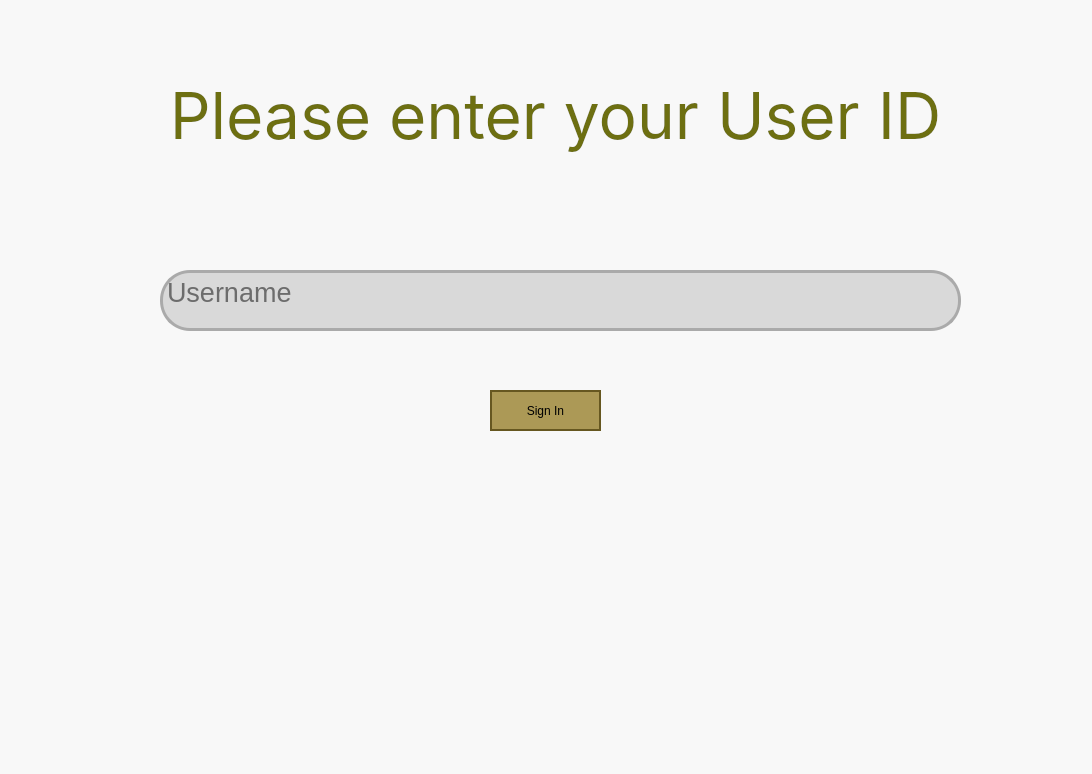
<?xml version="1.0" encoding="UTF-8"?>
<ui version="4.0">
 <class>MainWindow</class>
 <widget class="QMainWindow" name="MainWindow">
  <property name="geometry">
   <rect>
    <x>0</x>
    <y>0</y>
    <width>1092</width>
    <height>774</height>
   </rect>
  </property>
  <property name="windowTitle">
   <string>MainWindow</string>
  </property>
  <property name="autoFillBackground">
   <bool>false</bool>
  </property>
  <property name="styleSheet">
   <string notr="true">background: #F8F8F8; </string>
  </property>
  <widget class="QWidget" name="centralwidget">
   <widget class="QPushButton" name="pushButton">
    <property name="geometry">
     <rect>
      <x>490</x>
      <y>390</y>
      <width>111</width>
      <height>41</height>
     </rect>
    </property>
    <property name="styleSheet">
     <string notr="true">border-radius: 30px;
border: 2px solid #665720;
background: #AC9956;</string>
    </property>
    <property name="text">
     <string>Sign In</string>
    </property>
   </widget>
   <widget class="QLabel" name="label">
    <property name="geometry">
     <rect>
      <x>170</x>
      <y>70</y>
      <width>771</width>
      <height>91</height>
     </rect>
    </property>
    <property name="font">
     <font>
      <family>Inter</family>
      <pointsize>-1</pointsize>
      <italic>false</italic>
      <bold>false</bold>
     </font>
    </property>
    <property name="styleSheet">
     <string notr="true">color: #6D6F11;
text-align: center;
font-family: Inter;
font-size: 64px;
font-style: normal;
font-weight: 400;
line-height: normal;</string>
    </property>
    <property name="text">
     <string>Please enter your User ID</string>
    </property>
    <property name="alignment">
     <set>Qt::AlignCenter</set>
    </property>
   </widget>
   <widget class="QTextEdit" name="textEdit">
    <property name="geometry">
     <rect>
      <x>160</x>
      <y>270</y>
      <width>801</width>
      <height>61</height>
     </rect>
    </property>
    <property name="font">
     <font>
      <pointsize>20</pointsize>
     </font>
    </property>
    <property name="autoFillBackground">
     <bool>false</bool>
    </property>
    <property name="styleSheet">
     <string notr="true">border-radius: 30px;
border: 3px solid #AAA;
background: #D9D9D9;</string>
    </property>
    <property name="lineWidth">
     <number>2</number>
    </property>
    <property name="sizeAdjustPolicy">
     <enum>QAbstractScrollArea::AdjustToContents</enum>
    </property>
    <property name="tabChangesFocus">
     <bool>true</bool>
    </property>
    <property name="html">
     <string>&lt;!DOCTYPE HTML PUBLIC &quot;-//W3C//DTD HTML 4.0//EN&quot; &quot;http://www.w3.org/TR/REC-html40/strict.dtd&quot;&gt;
&lt;html&gt;&lt;head&gt;&lt;meta name=&quot;qrichtext&quot; content=&quot;1&quot; /&gt;&lt;meta charset=&quot;utf-8&quot; /&gt;&lt;style type=&quot;text/css&quot;&gt;
p, li { white-space: pre-wrap; }
hr { height: 1px; border-width: 0; }
li.unchecked::marker { content: &quot;\2610&quot;; }
li.checked::marker { content: &quot;\2612&quot;; }
&lt;/style&gt;&lt;/head&gt;&lt;body style=&quot; font-family:'Segoe UI'; font-size:20pt; font-weight:400; font-style:normal;&quot;&gt;
&lt;p style=&quot;-qt-paragraph-type:empty; margin-top:0px; margin-bottom:0px; margin-left:0px; margin-right:0px; -qt-block-indent:0; text-indent:0px;&quot;&gt;&lt;br /&gt;&lt;/p&gt;&lt;/body&gt;&lt;/html&gt;</string>
    </property>
    <property name="placeholderText">
     <string>Username</string>
    </property>
   </widget>
   <widget class="QLabel" name="label_2">
    <property name="geometry">
     <rect>
      <x>-10</x>
      <y>310</y>
      <width>571</width>
      <height>441</height>
     </rect>
    </property>
    <property name="text">
     <string/>
    </property>
    <property name="pixmap">
     <pixmap>assets/butterfly_guy.jpg</pixmap>
    </property>
   </widget>
   <zorder>label_2</zorder>
   <zorder>pushButton</zorder>
   <zorder>label</zorder>
   <zorder>textEdit</zorder>
  </widget>
  <widget class="QMenuBar" name="menubar">
   <property name="geometry">
    <rect>
     <x>0</x>
     <y>0</y>
     <width>1092</width>
     <height>22</height>
    </rect>
   </property>
  </widget>
  <widget class="QStatusBar" name="statusbar"/>
 </widget>
 <resources>
  <include location="application.qrc"/>
 </resources>
 <connections/>
</ui>
